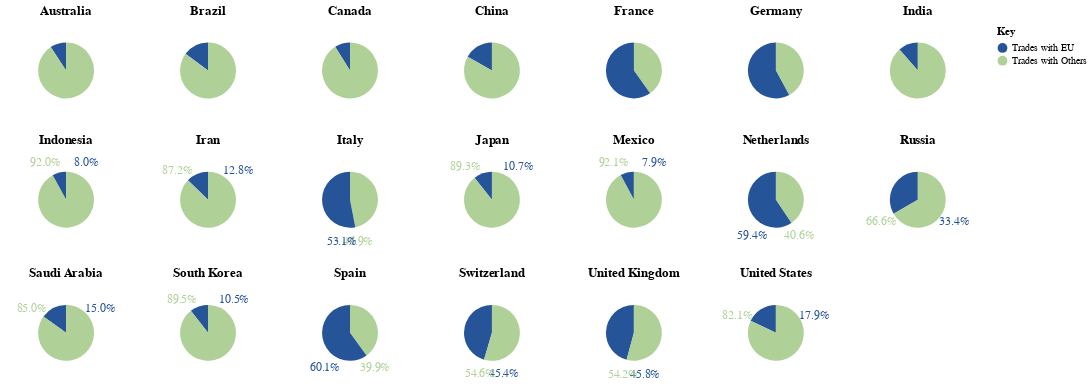

This figure's notebook cell:
### Code cell
my_altair.get_altaire_multi_charts_for_EU()

### Figure 1 — Vega-Lite specification as saved in the notebook (floating-point values rounded to 4 significant figures; data arrays with more than 128 entries replaced by an {"elided": "..."} marker saying what was removed)
{"config": {"view": {"continuousWidth": 400, "continuousHeight": 300}, "title": {"baseline": "line-top", "dy": -5}}, "vconcat": [{"hconcat": [{"mark": {"type": "arc", "outerRadius": 28.57}, "encoding": {"color": {"field": "isEuPartner", "legend": {"title": "Key"}, "scale": {"domain": ["Trades with EU", "Trades with Others"], "range": ["#265499", "#AFD097"]}, "type": "nominal"}, "theta": {"field": "total_trade", "type": "quantitative"}, "tooltip": {"field": "total_trade", "format": "$,.0f", "type": "quantitative"}}, "height": 90.0, "selection": {"Year": {"type": "single", "bind": {"input": "range", "max": 2020, "min": 2014, "step": 1}, "fields": ["Year"], "init": {"Year": 2020}}}, "title": "Australia", "transform": [{"filter": {"equal": "Australia", "field": "Country"}}, {"filter": {"selection": "Year"}}], "width": 125.0}, {"mark": {"type": "arc", "outerRadius": 28.57}, "encoding": {"color": {"field": "isEuPartner", "legend": {"title": "Key"}, "scale": {"domain": ["Trades with EU", "Trades with Others"], "range": ["#265499", "#AFD097"]}, "type": "nominal"}, "theta": {"field": "total_trade", "type": "quantitative"}, "tooltip": {"field": "total_trade", "format": "$,.0f", "type": "quantitative"}}, "height": 90.0, "selection": {"Year": {"type": "single", "bind": {"input": "range", "max": 2020, "min": 2014, "step": 1}, "fields": ["Year"], "init": {"Year": 2020}}}, "title": "Brazil", "transform": [{"filter": {"equal": "Brazil", "field": "Country"}}, {"filter": {"selection": "Year"}}], "width": 125.0}, {"mark": {"type": "arc", "outerRadius": 28.57}, "encoding": {"color": {"field": "isEuPartner", "legend": {"title": "Key"}, "scale": {"domain": ["Trades with EU", "Trades with Others"], "range": ["#265499", "#AFD097"]}, "type": "nominal"}, "theta": {"field": "total_trade", "type": "quantitative"}, "tooltip": {"field": "total_trade", "format": "$,.0f", "type": "quantitative"}}, "height": 90.0, "selection": {"Year": {"type": "single", "bind": {"input": "range", "max": 2020, "min": 2014, "step": 1}, "fields": ["Year"], "init": {"Year": 2020}}}, "title": "Canada", "transform": [{"filter": {"equal": "Canada", "field": "Country"}}, {"filter": {"selection": "Year"}}], "width": 125.0}, {"mark": {"type": "arc", "outerRadius": 28.57}, "encoding": {"color": {"field": "isEuPartner", "legend": {"title": "Key"}, "scale": {"domain": ["Trades with EU", "Trades with Others"], "range": ["#265499", "#AFD097"]}, "type": "nominal"}, "theta": {"field": "total_trade", "type": "quantitative"}, "tooltip": {"field": "total_trade", "format": "$,.0f", "type": "quantitative"}}, "height": 90.0, "selection": {"Year": {"type": "single", "bind": {"input": "range", "max": 2020, "min": 2014, "step": 1}, "fields": ["Year"], "init": {"Year": 2020}}}, "title": "China", "transform": [{"filter": {"equal": "China", "field": "Country"}}, {"filter": {"selection": "Year"}}], "width": 125.0}, {"mark": {"type": "arc", "outerRadius": 28.57}, "encoding": {"color": {"field": "isEuPartner", "legend": {"title": "Key"}, "scale": {"domain": ["Trades with EU", "Trades with Others"], "range": ["#265499", "#AFD097"]}, "type": "nominal"}, "theta": {"field": "total_trade", "type": "quantitative"}, "tooltip": {"field": "total_trade", "format": "$,.0f", "type": "quantitative"}}, "height": 90.0, "selection": {"Year": {"type": "single", "bind": {"input": "range", "max": 2020, "min": 2014, "step": 1}, "fields": ["Year"], "init": {"Year": 2020}}}, "title": "France", "transform": [{"filter": {"equal": "France", "field": "Country"}}, {"filter": {"selection": "Year"}}], "width": 125.0}, {"mark": {"type": "arc", "outerRadius": 28.57}, "encoding": {"color": {"field": "isEuPartner", "legend": {"title": "Key"}, "scale": {"domain": ["Trades with EU", "Trades with Others"], "range": ["#265499", "#AFD097"]}, "type": "nominal"}, "theta": {"field": "total_trade", "type": "quantitative"}, "tooltip": {"field": "total_trade", "format": "$,.0f", "type": "quantitative"}}, "height": 90.0, "selection": {"Year": {"type": "single", "bind": {"input": "range", "max": 2020, "min": 2014, "step": 1}, "fields": ["Year"], "init": {"Year": 2020}}}, "title": "Germany", "transform": [{"filter": {"equal": "Germany", "field": "Country"}}, {"filter": {"selection": "Year"}}], "width": 125.0}, {"mark": {"type": "arc", "outerRadius": 28.57}, "encoding": {"color": {"field": "isEuPartner", "legend": {"title": "Key"}, "scale": {"domain": ["Trades with EU", "Trades with Others"], "range": ["#265499", "#AFD097"]}, "type": "nominal"}, "theta": {"field": "total_trade", "type": "quantitative"}, "tooltip": {"field": "total_trade", "format": "$,.0f", "type": "quantitative"}}, "height": 90.0, "selection": {"Year": {"type": "single", "bind": {"input": "range", "max": 2020, "min": 2014, "step": 1}, "fields": ["Year"], "init": {"Year": 2020}}}, "title": "India", "transform": [{"filter": {"equal": "India", "field": "Country"}}, {"filter": {"selection": "Year"}}], "width": 125.0}]}, {"hconcat": [{"layer": [{"mark": {"type": "arc", "outerRadius": 28.57}, "encoding": {"color": {"field": "isEuPartner", "legend": {"title": "Key"}, "scale": {"domain": ["Trades with EU", "Trades with Others"], "range": ["#265499", "#AFD097"]}, "type": "nominal"}, "theta": {"field": "total_trade", "type": "quantitative"}, "tooltip": {"field": "total_trade", "format": "$,.0f", "type": "quantitative"}}, "selection": {"Year": {"type": "single", "bind": {"input": "range", "max": 2020, "min": 2014, "step": 1}, "fields": ["Year"], "init": {"Year": 2020}}}, "transform": [{"filter": {"equal": "Indonesia", "field": "Country"}}]}, {"mark": {"type": "text", "radius": 43.33, "size": 12}, "encoding": {"color": {"field": "isEuPartner", "legend": {"title": "Key"}, "scale": {"domain": ["Trades with EU", "Trades with Others"], "range": ["#265499", "#AFD097"]}, "type": "nominal"}, "text": {"field": "PercentOfTotal", "format": ".1%", "type": "quantitative"}, "theta": {"field": "total_trade", "type": "quantitative"}, "tooltip": {"field": "total_trade", "format": "$,.0f", "type": "quantitative"}}, "transform": [{"calculate": "datum.total_trade / datum.total_toWorld_trade", "as": "PercentOfTotal"}, {"filter": {"equal": "Indonesia", "field": "Country"}}]}], "height": 90.0, "title": "Indonesia", "transform": [{"filter": {"selection": "Year"}}], "width": 125.0}, {"layer": [{"mark": {"type": "arc", "outerRadius": 28.57}, "encoding": {"color": {"field": "isEuPartner", "legend": {"title": "Key"}, "scale": {"domain": ["Trades with EU", "Trades with Others"], "range": ["#265499", "#AFD097"]}, "type": "nominal"}, "theta": {"field": "total_trade", "type": "quantitative"}, "tooltip": {"field": "total_trade", "format": "$,.0f", "type": "quantitative"}}, "selection": {"Year": {"type": "single", "bind": {"input": "range", "max": 2020, "min": 2014, "step": 1}, "fields": ["Year"], "init": {"Year": 2020}}}, "transform": [{"filter": {"equal": "Iran", "field": "Country"}}]}, {"mark": {"type": "text", "radius": 43.33, "size": 12}, "encoding": {"color": {"field": "isEuPartner", "legend": {"title": "Key"}, "scale": {"domain": ["Trades with EU", "Trades with Others"], "range": ["#265499", "#AFD097"]}, "type": "nominal"}, "text": {"field": "PercentOfTotal", "format": ".1%", "type": "quantitative"}, "theta": {"field": "total_trade", "type": "quantitative"}, "tooltip": {"field": "total_trade", "format": "$,.0f", "type": "quantitative"}}, "transform": [{"calculate": "datum.total_trade / datum.total_toWorld_trade", "as": "PercentOfTotal"}, {"filter": {"equal": "Iran", "field": "Country"}}]}], "height": 90.0, "title": "Iran", "transform": [{"filter": {"selection": "Year"}}], "width": 125.0}, {"layer": [{"mark": {"type": "arc", "outerRadius": 28.57}, "encoding": {"color": {"field": "isEuPartner", "legend": {"title": "Key"}, "scale": {"domain": ["Trades with EU", "Trades with Others"], "range": ["#265499", "#AFD097"]}, "type": "nominal"}, "theta": {"field": "total_trade", "type": "quantitative"}, "tooltip": {"field": "total_trade", "format": "$,.0f", "type": "quantitative"}}, "selection": {"Year": {"type": "single", "bind": {"input": "range", "max": 2020, "min": 2014, "step": 1}, "fields": ["Year"], "init": {"Year": 2020}}}, "transform": [{"filter": {"equal": "Italy", "field": "Country"}}]}, {"mark": {"type": "text", "radius": 43.33, "size": 12}, "encoding": {"color": {"field": "isEuPartner", "legend": {"title": "Key"}, "scale": {"domain": ["Trades with EU", "Trades with Others"], "range": ["#265499", "#AFD097"]}, "type": "nominal"}, "text": {"field": "PercentOfTotal", "format": ".1%", "type": "quantitative"}, "theta": {"field": "total_trade", "type": "quantitative"}, "tooltip": {"field": "total_trade", "format": "$,.0f", "type": "quantitative"}}, "transform": [{"calculate": "datum.total_trade / datum.total_toWorld_trade", "as": "PercentOfTotal"}, {"filter": {"equal": "Italy", "field": "Country"}}]}], "height": 90.0, "title": "Italy", "transform": [{"filter": {"selection": "Year"}}], "width": 125.0}, {"layer": [{"mark": {"type": "arc", "outerRadius": 28.57}, "encoding": {"color": {"field": "isEuPartner", "legend": {"title": "Key"}, "scale": {"domain": ["Trades with EU", "Trades with Others"], "range": ["#265499", "#AFD097"]}, "type": "nominal"}, "theta": {"field": "total_trade", "type": "quantitative"}, "tooltip": {"field": "total_trade", "format": "$,.0f", "type": "quantitative"}}, "selection": {"Year": {"type": "single", "bind": {"input": "range", "max": 2020, "min": 2014, "step": 1}, "fields": ["Year"], "init": {"Year": 2020}}}, "transform": [{"filter": {"equal": "Japan", "field": "Country"}}]}, {"mark": {"type": "text", "radius": 43.33, "size": 12}, "encoding": {"color": {"field": "isEuPartner", "legend": {"title": "Key"}, "scale": {"domain": ["Trades with EU", "Trades with Others"], "range": ["#265499", "#AFD097"]}, "type": "nominal"}, "text": {"field": "PercentOfTotal", "format": ".1%", "type": "quantitative"}, "theta": {"field": "total_trade", "type": "quantitative"}, "tooltip": {"field": "total_trade", "format": "$,.0f", "type": "quantitative"}}, "transform": [{"calculate": "datum.total_trade / datum.total_toWorld_trade", "as": "PercentOfTotal"}, {"filter": {"equal": "Japan", "field": "Country"}}]}], "height": 90.0, "title": "Japan", "transform": [{"filter": {"selection": "Year"}}], "width": 125.0}, {"layer": [{"mark": {"type": "arc", "outerRadius": 28.57}, "encoding": {"color": {"field": "isEuPartner", "legend": {"title": "Key"}, "scale": {"domain": ["Trades with EU", "Trades with Others"], "range": ["#265499", "#AFD097"]}, "type": "nominal"}, "theta": {"field": "total_trade", "type": "quantitative"}, "tooltip": {"field": "total_trade", "format": "$,.0f", "type": "quantitative"}}, "selection": {"Year": {"type": "single", "bind": {"input": "range", "max": 2020, "min": 2014, "step": 1}, "fields": ["Year"], "init": {"Year": 2020}}}, "transform": [{"filter": {"equal": "Mexico", "field": "Country"}}]}, {"mark": {"type": "text", "radius": 43.33, "size": 12}, "encoding": {"color": {"field": "isEuPartner", "legend": {"title": "Key"}, "scale": {"domain": ["Trades with EU", "Trades with Others"], "range": ["#265499", "#AFD097"]}, "type": "nominal"}, "text": {"field": "PercentOfTotal", "format": ".1%", "type": "quantitative"}, "theta": {"field": "total_trade", "type": "quantitative"}, "tooltip": {"field": "total_trade", "format": "$,.0f", "type": "quantitative"}}, "transform": [{"calculate": "datum.total_trade / datum.total_toWorld_trade", "as": "PercentOfTotal"}, {"filter": {"equal": "Mexico", "field": "Country"}}]}], "height": 90.0, "title": "Mexico", "transform": [{"filter": {"selection": "Year"}}], "width": 125.0}, {"layer": [{"mark": {"type": "arc", "outerRadius": 28.57}, "encoding": {"color": {"field": "isEuPartner", "legend": {"title": "Key"}, "scale": {"domain": ["Trades with EU", "Trades with Others"], "range": ["#265499", "#AFD097"]}, "type": "nominal"}, "theta": {"field": "total_trade", "type": "quantitative"}, "tooltip": {"field": "total_trade", "format": "$,.0f", "type": "quantitative"}}, "selection": {"Year": {"type": "single", "bind": {"input": "range", "max": 2020, "min": 2014, "step": 1}, "fields": ["Year"], "init": {"Year": 2020}}}, "transform": [{"filter": {"equal": "Netherlands", "field": "Country"}}]}, {"mark": {"type": "text", "radius": 43.33, "size": 12}, "encoding": {"color": {"field": "isEuPartner", "legend": {"title": "Key"}, "scale": {"domain": ["Trades with EU", "Trades with Others"], "range": ["#265499", "#AFD097"]}, "type": "nominal"}, "text": {"field": "PercentOfTotal", "format": ".1%", "type": "quantitative"}, "theta": {"field": "total_trade", "type": "quantitative"}, "tooltip": {"field": "total_trade", "format": "$,.0f", "type": "quantitative"}}, "transform": [{"calculate": "datum.total_trade / datum.total_toWorld_trade", "as": "PercentOfTotal"}, {"filter": {"equal": "Netherlands", "field": "Country"}}]}], "height": 90.0, "title": "Netherlands", "transform": [{"filter": {"selection": "Year"}}], "width": 125.0}, {"layer": [{"mark": {"type": "arc", "outerRadius": 28.57}, "encoding": {"color": {"field": "isEuPartner", "legend": {"title": "Key"}, "scale": {"domain": ["Trades with EU", "Trades with Others"], "range": ["#265499", "#AFD097"]}, "type": "nominal"}, "theta": {"field": "total_trade", "type": "quantitative"}, "tooltip": {"field": "total_trade", "format": "$,.0f", "type": "quantitative"}}, "selection": {"Year": {"type": "single", "bind": {"input": "range", "max": 2020, "min": 2014, "step": 1}, "fields": ["Year"], "init": {"Year": 2020}}}, "transform": [{"filter": {"equal": "Russia", "field": "Country"}}]}, {"mark": {"type": "text", "radius": 43.33, "size": 12}, "encoding": {"color": {"field": "isEuPartner", "legend": {"title": "Key"}, "scale": {"domain": ["Trades with EU", "Trades with Others"], "range": ["#265499", "#AFD097"]}, "type": "nominal"}, "text": {"field": "PercentOfTotal", "format": ".1%", "type": "quantitative"}, "theta": {"field": "total_trade", "type": "quantitative"}, "tooltip": {"field": "total_trade", "format": "$,.0f", "type": "quantitative"}}, "transform": [{"calculate": "datum.total_trade / datum.total_toWorld_trade", "as": "PercentOfTotal"}, {"filter": {"equal": "Russia", "field": "Country"}}]}], "height": 90.0, "title": "Russia", "transform": [{"filter": {"selection": "Year"}}], "width": 125.0}]}, {"hconcat": [{"layer": [{"mark": {"type": "arc", "outerRadius": 28.57}, "encoding": {"color": {"field": "isEuPartner", "legend": {"title": "Key"}, "scale": {"domain": ["Trades with EU", "Trades with Others"], "range": ["#265499", "#AFD097"]}, "type": "nominal"}, "theta": {"field": "total_trade", "type": "quantitative"}, "tooltip": {"field": "total_trade", "format": "$,.0f", "type": "quantitative"}}, "selection": {"Year": {"type": "single", "bind": {"input": "range", "max": 2020, "min": 2014, "step": 1}, "fields": ["Year"], "init": {"Year": 2020}}}, "transform": [{"filter": {"equal": "Saudi Arabia", "field": "Country"}}]}, {"mark": {"type": "text", "radius": 43.33, "size": 12}, "encoding": {"color": {"field": "isEuPartner", "legend": {"title": "Key"}, "scale": {"domain": ["Trades with EU", "Trades with Others"], "range": ["#265499", "#AFD097"]}, "type": "nominal"}, "text": {"field": "PercentOfTotal", "format": ".1%", "type": "quantitative"}, "theta": {"field": "total_trade", "type": "quantitative"}, "tooltip": {"field": "total_trade", "format": "$,.0f", "type": "quantitative"}}, "transform": [{"calculate": "datum.total_trade / datum.total_toWorld_trade", "as": "PercentOfTotal"}, {"filter": {"equal": "Saudi Arabia", "field": "Country"}}]}], "height": 90.0, "title": "Saudi Arabia", "transform": [{"filter": {"selection": "Year"}}], "width": 125.0}, {"layer": [{"mark": {"type": "arc", "outerRadius": 28.57}, "encoding": {"color": {"field": "isEuPartner", "legend": {"title": "Key"}, "scale": {"domain": ["Trades with EU", "Trades with Others"], "range": ["#265499", "#AFD097"]}, "type": "nominal"}, "theta": {"field": "total_trade", "type": "quantitative"}, "tooltip": {"field": "total_trade", "format": "$,.0f", "type": "quantitative"}}, "selection": {"Year": {"type": "single", "bind": {"input": "range", "max": 2020, "min": 2014, "step": 1}, "fields": ["Year"], "init": {"Year": 2020}}}, "transform": [{"filter": {"equal": "South Korea", "field": "Country"}}]}, {"mark": {"type": "text", "radius": 43.33, "size": 12}, "encoding": {"color": {"field": "isEuPartner", "legend": {"title": "Key"}, "scale": {"domain": ["Trades with EU", "Trades with Others"], "range": ["#265499", "#AFD097"]}, "type": "nominal"}, "text": {"field": "PercentOfTotal", "format": ".1%", "type": "quantitative"}, "theta": {"field": "total_trade", "type": "quantitative"}, "tooltip": {"field": "total_trade", "format": "$,.0f", "type": "quantitative"}}, "transform": [{"calculate": "datum.total_trade / datum.total_toWorld_trade", "as": "PercentOfTotal"}, {"filter": {"equal": "South Korea", "field": "Country"}}]}], "height": 90.0, "title": "South Korea", "transform": [{"filter": {"selection": "Year"}}], "width": 125.0}, {"layer": [{"mark": {"type": "arc", "outerRadius": 28.57}, "encoding": {"color": {"field": "isEuPartner", "legend": {"title": "Key"}, "scale": {"domain": ["Trades with EU", "Trades with Others"], "range": ["#265499", "#AFD097"]}, "type": "nominal"}, "theta": {"field": "total_trade", "type": "quantitative"}, "tooltip": {"field": "total_trade", "format": "$,.0f", "type": "quantitative"}}, "selection": {"Year": {"type": "single", "bind": {"input": "range", "max": 2020, "min": 2014, "step": 1}, "fields": ["Year"], "init": {"Year": 2020}}}, "transform": [{"filter": {"equal": "Spain", "field": "Country"}}]}, {"mark": {"type": "text", "radius": 43.33, "size": 12}, "encoding": {"color": {"field": "isEuPartner", "legend": {"title": "Key"}, "scale": {"domain": ["Trades with EU", "Trades with Others"], "range": ["#265499", "#AFD097"]}, "type": "nominal"}, "text": {"field": "PercentOfTotal", "format": ".1%", "type": "quantitative"}, "theta": {"field": "total_trade", "type": "quantitative"}, "tooltip": {"field": "total_trade", "format": "$,.0f", "type": "quantitative"}}, "transform": [{"calculate": "datum.total_trade / datum.total_toWorld_trade", "as": "PercentOfTotal"}, {"filter": {"equal": "Spain", "field": "Country"}}]}], "height": 90.0, "title": "Spain", "transform": [{"filter": {"selection": "Year"}}], "width": 125.0}, {"layer": [{"mark": {"type": "arc", "outerRadius": 28.57}, "encoding": {"color": {"field": "isEuPartner", "legend": {"title": "Key"}, "scale": {"domain": ["Trades with EU", "Trades with Others"], "range": ["#265499", "#AFD097"]}, "type": "nominal"}, "theta": {"field": "total_trade", "type": "quantitative"}, "tooltip": {"field": "total_trade", "format": "$,.0f", "type": "quantitative"}}, "selection": {"Year": {"type": "single", "bind": {"input": "range", "max": 2020, "min": 2014, "step": 1}, "fields": ["Year"], "init": {"Year": 2020}}}, "transform": [{"filter": {"equal": "Switzerland", "field": "Country"}}]}, {"mark": {"type": "text", "radius": 43.33, "size": 12}, "encoding": {"color": {"field": "isEuPartner", "legend": {"title": "Key"}, "scale": {"domain": ["Trades with EU", "Trades with Others"], "range": ["#265499", "#AFD097"]}, "type": "nominal"}, "text": {"field": "PercentOfTotal", "format": ".1%", "type": "quantitative"}, "theta": {"field": "total_trade", "type": "quantitative"}, "tooltip": {"field": "total_trade", "format": "$,.0f", "type": "quantitative"}}, "transform": [{"calculate": "datum.total_trade / datum.total_toWorld_trade", "as": "PercentOfTotal"}, {"filter": {"equal": "Switzerland", "field": "Country"}}]}], "height": 90.0, "title": "Switzerland", "transform": [{"filter": {"selection": "Year"}}], "width": 125.0}, {"layer": [{"mark": {"type": "arc", "outerRadius": 28.57}, "encoding": {"color": {"field": "isEuPartner", "legend": {"title": "Key"}, "scale": {"domain": ["Trades with EU", "Trades with Others"], "range": ["#265499", "#AFD097"]}, "type": "nominal"}, "theta": {"field": "total_trade", "type": "quantitative"}, "tooltip": {"field": "total_trade", "format": "$,.0f", "type": "quantitative"}}, "selection": {"Year": {"type": "single", "bind": {"input": "range", "max": 2020, "min": 2014, "step": 1}, "fields": ["Year"], "init": {"Year": 2020}}}, "transform": [{"filter": {"equal": "United Kingdom", "field": "Country"}}]}, {"mark": {"type": "text", "radius": 43.33, "size": 12}, "encoding": {"color": {"field": "isEuPartner", "legend": {"title": "Key"}, "scale": {"domain": ["Trades with EU", "Trades with Others"], "range": ["#265499", "#AFD097"]}, "type": "nominal"}, "text": {"field": "PercentOfTotal", "format": ".1%", "type": "quantitative"}, "theta": {"field": "total_trade", "type": "quantitative"}, "tooltip": {"field": "total_trade", "format": "$,.0f", "type": "quantitative"}}, "transform": [{"calculate": "datum.total_trade / datum.total_toWorld_trade", "as": "PercentOfTotal"}, {"filter": {"equal": "United Kingdom", "field": "Country"}}]}], "height": 90.0, "title": "United Kingdom", "transform": [{"filter": {"selection": "Year"}}], "width": 125.0}, {"layer": [{"mark": {"type": "arc", "outerRadius": 28.57}, "encoding": {"color": {"field": "isEuPartner", "legend": {"title": "Key"}, "scale": {"domain": ["Trades with EU", "Trades with Others"], "range": ["#265499", "#AFD097"]}, "type": "nominal"}, "theta": {"field": "total_trade", "type": "quantitative"}, "tooltip": {"field": "total_trade", "format": "$,.0f", "type": "quantitative"}}, "selection": {"Year": {"type": "single", "bind": {"input": "range", "max": 2020, "min": 2014, "step": 1}, "fields": ["Year"], "init": {"Year": 2020}}}, "transform": [{"filter": {"equal": "United States", "field": "Country"}}]}, {"mark": {"type": "text", "radius": 43.33, "size": 12}, "encoding": {"color": {"field": "isEuPartner", "legend": {"title": "Key"}, "scale": {"domain": ["Trades with EU", "Trades with Others"], "range": ["#265499", "#AFD097"]}, "type": "nominal"}, "text": {"field": "PercentOfTotal", "format": ".1%", "type": "quantitative"}, "theta": {"field": "total_trade", "type": "quantitative"}, "tooltip": {"field": "total_trade", "format": "$,.0f", "type": "quantitative"}}, "transform": [{"calculate": "datum.total_trade / datum.total_toWorld_trade", "as": "PercentOfTotal"}, {"filter": {"equal": "United States", "field": "Country"}}]}], "height": 90.0, "title": "United States", "transform": [{"filter": {"selection": "Year"}}], "width": 125.0}]}], "data": {"name": "data-f9b2fb3ad67651ced4eef4e994fcb7d3"}, "$schema": "https://vega.github.io/schema/vega-lite/v4.17.0.json", "datasets": {"data-f9b2fb3ad67651ced4eef4e994fcb7d3": {"elided": "280 records"}}}
